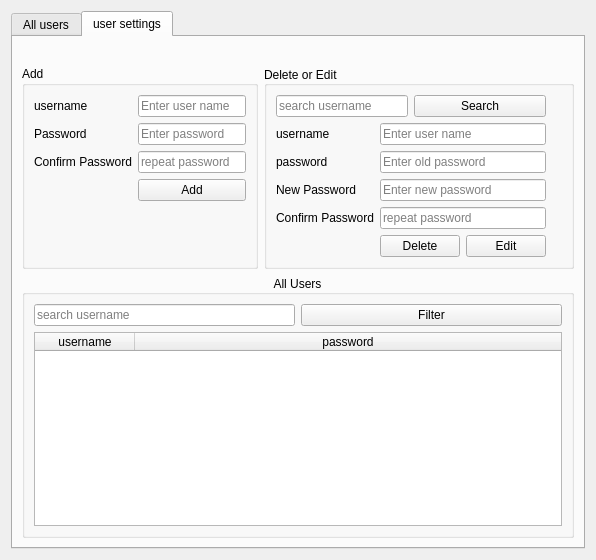
      <widget class="QWidget" name="tab_7">
       <attribute name="title">
        <string>Users</string>
       </attribute>
       <layout class="QGridLayout" name="gridLayout_19">
        <item row="0" column="0">
         <widget class="QTabWidget" name="tab_users">
          <property name="currentIndex">
           <number>1</number>
          </property>
          <widget class="QWidget" name="tab_8">
           <attribute name="title">
            <string>All users</string>
           </attribute>
          </widget>
          <widget class="QWidget" name="tab_24">
           <attribute name="title">
            <string>user settings</string>
           </attribute>
           <layout class="QGridLayout" name="gridLayout_2">
            <item row="1" column="0">
             <widget class="QGroupBox" name="groupBox_3">
              <property name="sizePolicy">
               <sizepolicy hsizetype="Preferred" vsizetype="Preferred">
                <horstretch>0</horstretch>
                <verstretch>0</verstretch>
               </sizepolicy>
              </property>
              <property name="title">
               <string>Add</string>
              </property>
              <property name="flat">
               <bool>true</bool>
              </property>
              <property name="checkable">
               <bool>false</bool>
              </property>
              <layout class="QGridLayout" name="gridLayout_9">
               <item row="0" column="0">
                <widget class="QLabel" name="label_2">
                 <property name="text">
                  <string>username</string>
                 </property>
                </widget>
               </item>
               <item row="1" column="0">
                <widget class="QLabel" name="label_5">
                 <property name="text">
                  <string>Password</string>
                 </property>
                </widget>
               </item>
               <item row="0" column="1">
                <widget class="QLineEdit" name="txt_usr_add_username">
                 <property name="placeholderText">
                  <string>Enter user name</string>
                 </property>
                </widget>
               </item>
               <item row="2" column="1">
                <widget class="QLineEdit" name="txt_usr_add_confirm_password">
                 <property name="echoMode">
                  <enum>QLineEdit::Password</enum>
                 </property>
                 <property name="placeholderText">
                  <string>repeat password</string>
                 </property>
                </widget>
               </item>
               <item row="1" column="1">
                <widget class="QLineEdit" name="txt_usr_add_password">
                 <property name="echoMode">
                  <enum>QLineEdit::Password</enum>
                 </property>
                 <property name="placeholderText">
                  <string>Enter password</string>
                 </property>
                </widget>
               </item>
               <item row="2" column="0">
                <widget class="QLabel" name="label_6">
                 <property name="text">
                  <string>Confirm Password</string>
                 </property>
                </widget>
               </item>
               <item row="3" column="1">
                <widget class="QPushButton" name="btn_usr_add_add">
                 <property name="text">
                  <string>Add</string>
                 </property>
                </widget>
               </item>
               <item row="4" column="1">
                <spacer name="verticalSpacer_2">
                 <property name="orientation">
                  <enum>Qt::Vertical</enum>
                 </property>
                 <property name="sizeHint" stdset="0">
                  <size>
                   <width>20</width>
                   <height>40</height>
                  </size>
                 </property>
                </spacer>
               </item>
              </layout>
             </widget>
            </item>
            <item row="1" column="1">
             <widget class="QGroupBox" name="groupBox_4">
              <property name="sizePolicy">
               <sizepolicy hsizetype="Preferred" vsizetype="Preferred">
                <horstretch>1</horstretch>
                <verstretch>0</verstretch>
               </sizepolicy>
              </property>
              <property name="title">
               <string>Delete or Edit</string>
              </property>
              <property name="alignment">
               <set>Qt::AlignLeading|Qt::AlignLeft|Qt::AlignVCenter</set>
              </property>
              <property name="flat">
               <bool>true</bool>
              </property>
              <layout class="QGridLayout" name="gridLayout_13">
               <property name="rightMargin">
                <number>25</number>
               </property>
               <item row="1" column="0">
                <widget class="QLabel" name="label_11">
                 <property name="text">
                  <string>username</string>
                 </property>
                </widget>
               </item>
               <item row="2" column="1">
                <widget class="QLineEdit" name="txt_usr_edit_password">
                 <property name="echoMode">
                  <enum>QLineEdit::Password</enum>
                 </property>
                 <property name="placeholderText">
                  <string>Enter old password</string>
                 </property>
                </widget>
               </item>
               <item row="0" column="0" colspan="2">
                <layout class="QHBoxLayout" name="horizontalLayout_8">
                 <item>
                  <widget class="QLineEdit" name="txt_usr_username_search">
                   <property name="sizePolicy">
                    <sizepolicy hsizetype="Expanding" vsizetype="Fixed">
                     <horstretch>1</horstretch>
                     <verstretch>0</verstretch>
                    </sizepolicy>
                   </property>
                   <property name="placeholderText">
                    <string>search username</string>
                   </property>
                  </widget>
                 </item>
                 <item>
                  <widget class="QPushButton" name="btn_usr_search">
                   <property name="sizePolicy">
                    <sizepolicy hsizetype="Minimum" vsizetype="Fixed">
                     <horstretch>1</horstretch>
                     <verstretch>0</verstretch>
                    </sizepolicy>
                   </property>
                   <property name="text">
                    <string>Search</string>
                   </property>
                  </widget>
                 </item>
                </layout>
               </item>
               <item row="3" column="0">
                <widget class="QLabel" name="label_15">
                 <property name="text">
                  <string>New Password</string>
                 </property>
                </widget>
               </item>
               <item row="3" column="1">
                <widget class="QLineEdit" name="txt_usr_edit_new_password">
                 <property name="toolTip">
                  <string>Leave empty, if don't want to change password</string>
                 </property>
                 <property name="echoMode">
                  <enum>QLineEdit::Password</enum>
                 </property>
                 <property name="placeholderText">
                  <string>Enter new password</string>
                 </property>
                </widget>
               </item>
               <item row="5" column="1">
                <layout class="QHBoxLayout" name="horizontalLayout_7">
                 <item>
                  <widget class="QPushButton" name="btn_usr_del_delete">
                   <property name="text">
                    <string>Delete</string>
                   </property>
                  </widget>
                 </item>
                 <item>
                  <widget class="QPushButton" name="btn_user_edit_edit">
                   <property name="text">
                    <string>Edit</string>
                   </property>
                  </widget>
                 </item>
                </layout>
               </item>
               <item row="4" column="0">
                <widget class="QLabel" name="label_10">
                 <property name="text">
                  <string>Confirm Password</string>
                 </property>
                </widget>
               </item>
               <item row="1" column="1">
                <widget class="QLineEdit" name="txt_usr_edit_username">
                 <property name="placeholderText">
                  <string>Enter user name</string>
                 </property>
                </widget>
               </item>
               <item row="4" column="1">
                <widget class="QLineEdit" name="txt_usr_edit_confirm_password">
                 <property name="toolTip">
                  <string>Leave empty, if don't want to change password</string>
                 </property>
                 <property name="echoMode">
                  <enum>QLineEdit::Password</enum>
                 </property>
                 <property name="placeholderText">
                  <string>repeat password</string>
                 </property>
                </widget>
               </item>
               <item row="2" column="0">
                <widget class="QLabel" name="label_9">
                 <property name="text">
                  <string>password</string>
                 </property>
                </widget>
               </item>
              </layout>
             </widget>
            </item>
            <item row="2" column="0" colspan="2">
             <widget class="QGroupBox" name="groupBox_8">
              <property name="sizePolicy">
               <sizepolicy hsizetype="Preferred" vsizetype="Preferred">
                <horstretch>0</horstretch>
                <verstretch>1</verstretch>
               </sizepolicy>
              </property>
              <property name="title">
               <string>All Users</string>
              </property>
              <property name="alignment">
               <set>Qt::AlignCenter</set>
              </property>
              <property name="flat">
               <bool>true</bool>
              </property>
              <layout class="QGridLayout" name="gridLayout">
               <item row="0" column="0">
                <layout class="QHBoxLayout" name="horizontalLayout_9">
                 <item>
                  <widget class="QLineEdit" name="txt_usr_username_search_2">
                   <property name="sizePolicy">
                    <sizepolicy hsizetype="Expanding" vsizetype="Fixed">
                     <horstretch>1</horstretch>
                     <verstretch>0</verstretch>
                    </sizepolicy>
                   </property>
                   <property name="placeholderText">
                    <string>search username</string>
                   </property>
                  </widget>
                 </item>
                 <item>
                  <widget class="QPushButton" name="btn_usr_search_2">
                   <property name="sizePolicy">
                    <sizepolicy hsizetype="Minimum" vsizetype="Fixed">
                     <horstretch>1</horstretch>
                     <verstretch>0</verstretch>
                    </sizepolicy>
                   </property>
                   <property name="text">
                    <string>Filter</string>
                   </property>
                  </widget>
                 </item>
                </layout>
               </item>
               <item row="1" column="0">
                <widget class="QTableWidget" name="tbl_users">
                 <attribute name="horizontalHeaderStretchLastSection">
                  <bool>true</bool>
                 </attribute>
                 <attribute name="verticalHeaderStretchLastSection">
                  <bool>false</bool>
                 </attribute>
                 <column>
                  <property name="text">
                   <string>username</string>
                  </property>
                 </column>
                 <column>
                  <property name="text">
                   <string>password</string>
                  </property>
                 </column>
                </widget>
               </item>
              </layout>
             </widget>
            </item>
            <item row="0" column="0">
             <spacer name="horizontalSpacer">
              <property name="orientation">
               <enum>Qt::Horizontal</enum>
              </property>
              <property name="sizeHint" stdset="0">
               <size>
                <width>40</width>
                <height>20</height>
               </size>
              </property>
             </spacer>
            </item>
           </layout>
          </widget>
         </widget>
        </item>
       </layout>
      </widget>
